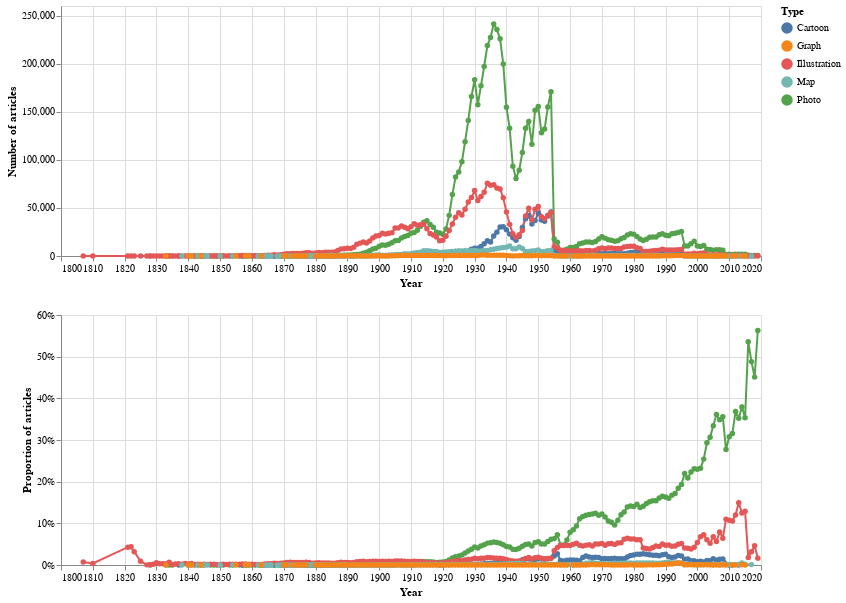

Notebook source saved alongside this figure:
### Code cell
# Make total results chart 
chart9 = make_chart_totals(df_illtypes_merged, 'ill_type', 'Type')

# Make proportions chart
chart10 = make_chart_proportions(df_illtypes_merged, 'ill_type', 'Type')

# Shorthand way of concatenating the two charts (note there's only one legend)
chart9 & chart10

### Figure 1 — Vega-Lite specification as saved in the notebook (floating-point values rounded to 4 significant figures; data arrays with more than 128 entries replaced by an {"elided": "..."} marker saying what was removed)
{"config": {"view": {"continuousWidth": 400, "continuousHeight": 300}}, "vconcat": [{"mark": {"type": "line", "point": true}, "encoding": {"color": {"type": "nominal", "field": "ill_type", "legend": {"title": "Type"}}, "tooltip": [{"type": "nominal", "field": "ill_type", "title": "Type"}, {"type": "quantitative", "field": "year", "title": "Year"}, {"type": "quantitative", "field": "total_results", "format": ",", "title": "Articles"}], "x": {"type": "quantitative", "axis": {"format": "c", "title": "Year"}, "field": "year"}, "y": {"type": "quantitative", "axis": {"format": ",d", "title": "Number of articles"}, "field": "total_results"}}, "height": 250, "width": 700}, {"mark": {"type": "line", "point": true}, "encoding": {"color": {"type": "nominal", "field": "ill_type", "legend": {"title": "Type"}}, "tooltip": [{"type": "nominal", "field": "ill_type", "title": "Type"}, {"type": "quantitative", "field": "year", "title": "Year"}, {"type": "quantitative", "field": "proportion", "format": "%", "title": "Proportion"}], "x": {"type": "quantitative", "axis": {"format": "c", "title": "Year"}, "field": "year"}, "y": {"type": "quantitative", "axis": {"format": "%", "title": "Proportion of articles"}, "field": "proportion", "stack": null}}, "height": 250, "width": 700}], "data": {"name": "data-df2f0d0c1f41ad67441d7ee768eb42bf"}, "$schema": "https://vega.github.io/schema/vega-lite/v4.8.1.json", "datasets": {"data-df2f0d0c1f41ad67441d7ee768eb42bf": {"elided": "839 records"}}}
